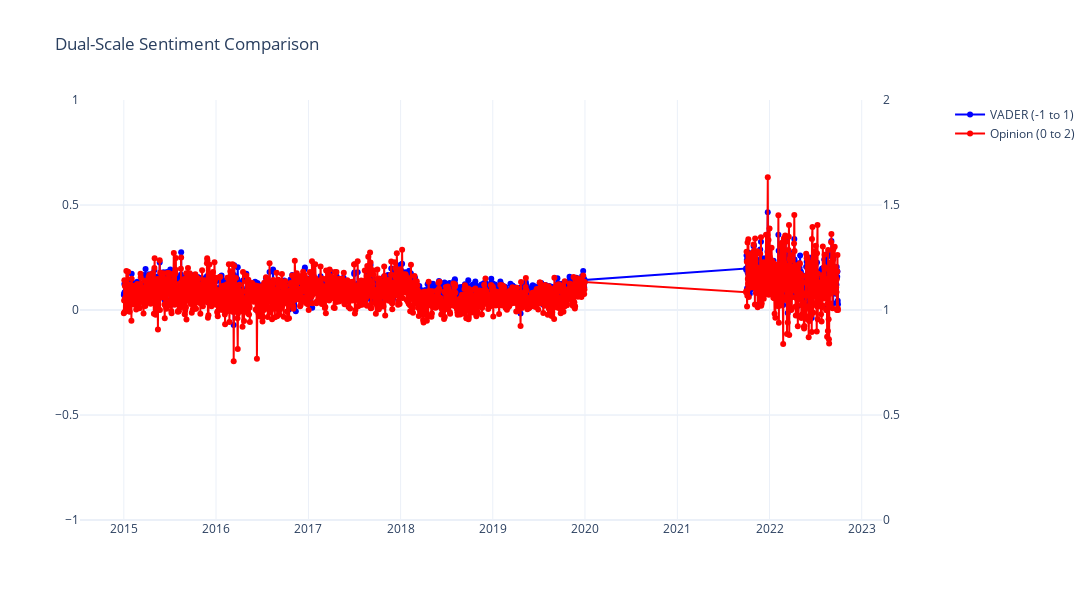

The notebook cell saved with this chart:
### Markdown cell above
## Data Visualisation

Here, we make Interactive Visualisations with Plotly to make some elementary observations about the relationship between AAPL and the Sentiment on the day.

### Code cell
import plotly.graph_objects as go
from plotly.subplots import make_subplots

# Create figure with secondary y-axis
fig = make_subplots(specs=[[{"secondary_y": True}]])

# Add VADER trace (left axis)
fig.add_trace(
    go.Scatter(
        x=general_daily_sentiment['Date'], y=general_daily_sentiment['VADER_compound'],
        name="VADER (-1 to 1)", line=dict(color='blue'),
        mode='lines+markers'
    ),
    secondary_y=False
)

# Add Custom trace (right axis)
fig.add_trace(
    go.Scatter(
        x=general_daily_sentiment['Date'], y=general_daily_sentiment['opinion_sentiment'],
        name="Opinion (0 to 2)", line=dict(color='red'),
        mode='lines+markers'
    ),
    secondary_y=True
)

# Set axis ranges
fig.update_yaxes(range=[-1, 1], secondary_y=False)
fig.update_yaxes(range=[0, 2], secondary_y=True)

# Layout customization
fig.update_layout(
    title="Dual-Scale Sentiment Comparison",
    hovermode="x unified",
    width=1200,  # Responsive width
    height=600,
    template="plotly_white"  # Professional theme
)

fig.show()
# Save as HTML (scalable vector format)
fig.write_html("sentiment_plot.html")

### Figure 1 — Plotly figure (JSON) as saved in the notebook; plotly's stock layout.template omitted (floating-point values rounded to 4 significant figures; data arrays with more than 128 entries replaced by an {"elided": "..."} marker saying what was removed)
{"data": [{"line": {"color": "blue"}, "mode": "lines+markers", "name": "VADER (-1 to 1)", "type": "scatter", "x": {"elided": "2191 str values"}, "xaxis": "x", "y": {"elided": "2191 float values"}, "yaxis": "y"}, {"line": {"color": "red"}, "mode": "lines+markers", "name": "Opinion (0 to 2)", "type": "scatter", "x": {"elided": "2191 str values"}, "xaxis": "x", "y": {"elided": "2191 float values"}, "yaxis": "y2"}], "layout": {"height": 600, "hovermode": "x unified", "title": {"text": "Dual-Scale Sentiment Comparison"}, "width": 1200, "xaxis": {"anchor": "y", "domain": [0, 0.94]}, "yaxis": {"anchor": "x", "domain": [0, 1], "range": [-1, 1]}, "yaxis2": {"anchor": "x", "overlaying": "y", "range": [0, 2], "side": "right"}}}
